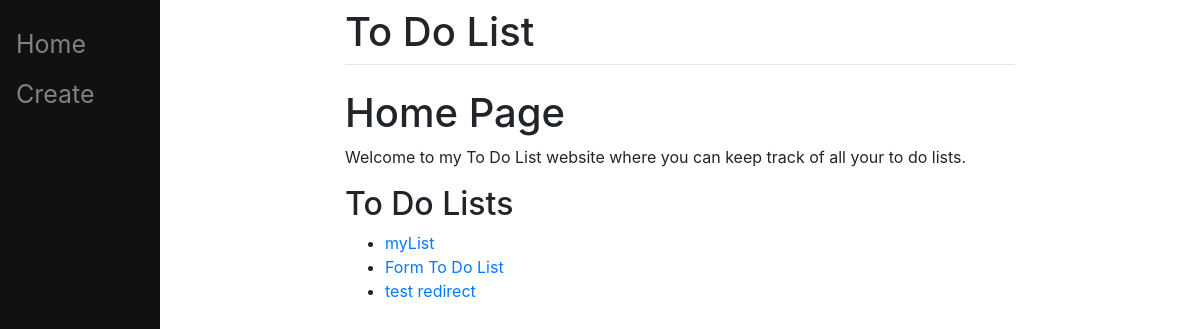
The app's page /, older data.
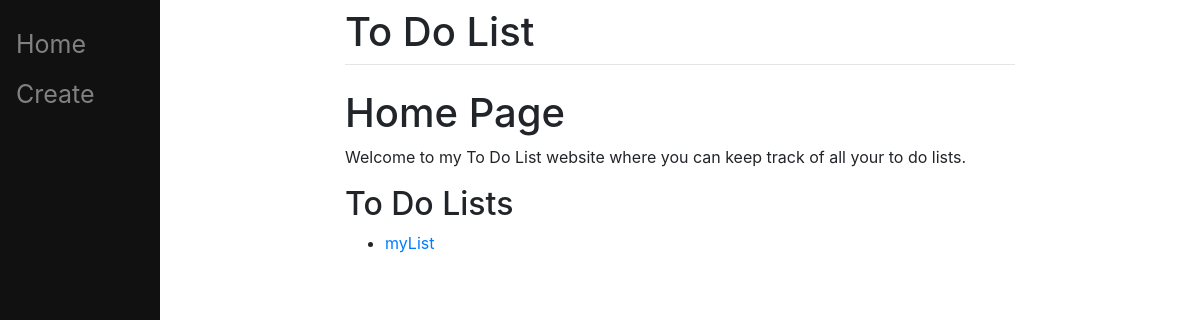
The same page, newer data.
### main/models.py (models this page shows, shortened)
class ToDoList(models.Model):
	name = models.CharField(max_length=200)

### main/views.py (the view)
# urls.py: path("",         views.home,   name="home"),
def home(response):
	toDoLists = ToDoList.objects.all()
	return render(response, "main/home.html", {"toDoLists": toDoLists})

### main/templates/main/home.html (shortened to what this page needs)
{% extends "main/base.html" %}
{% block content %}
<h1>Home Page</h1>
<div class="">
	<p>Welcome to my To Do List website where you can keep track of all your to do lists.</p>
</div>
<form action="#">
	<h2>To Do Lists</h2>
		<ul>
			{% for toDoList in toDoLists %}
				<li>
					<a href="/{{ toDoList.id }}">{{toDoList.name}}</a>
				</li>
			{% endfor %}
		</ul>
</form>
{% endblock %}

Row changes from the older to the newer data that the page shows:
removed ToDoList: name "Form To Do List"
removed ToDoList: name "test redirect"
